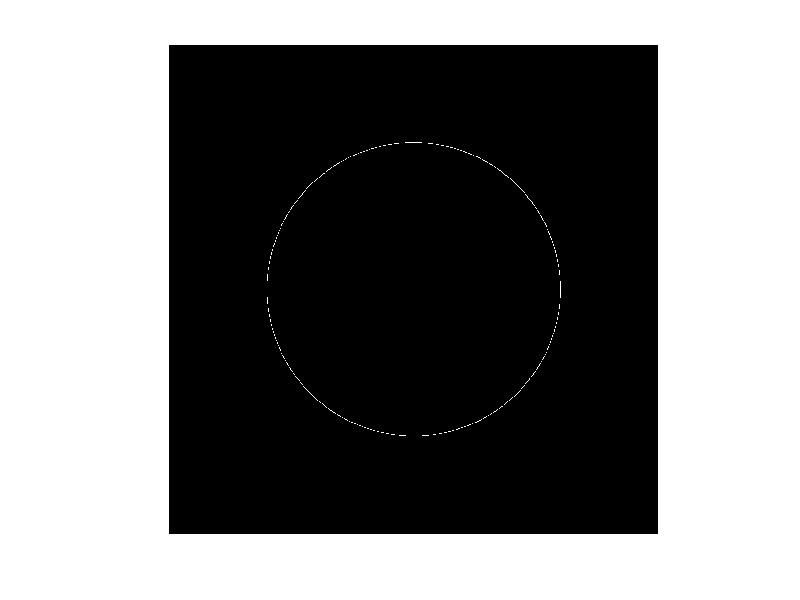

Write the MATLAB code that produced this figure.

clc;
close all;
clear;

r=300; %???? ?????
x=500; % ????? ???? ????
y=500; %?????????? ????

image = zeros(1000,1000);


for i=1 : 0.01: 365
    ci=  round((r*cos(i))+x);
    si= round((r*sin(i))+y);
    image(ci,si)=255;
end


figure;
imshow(image);
